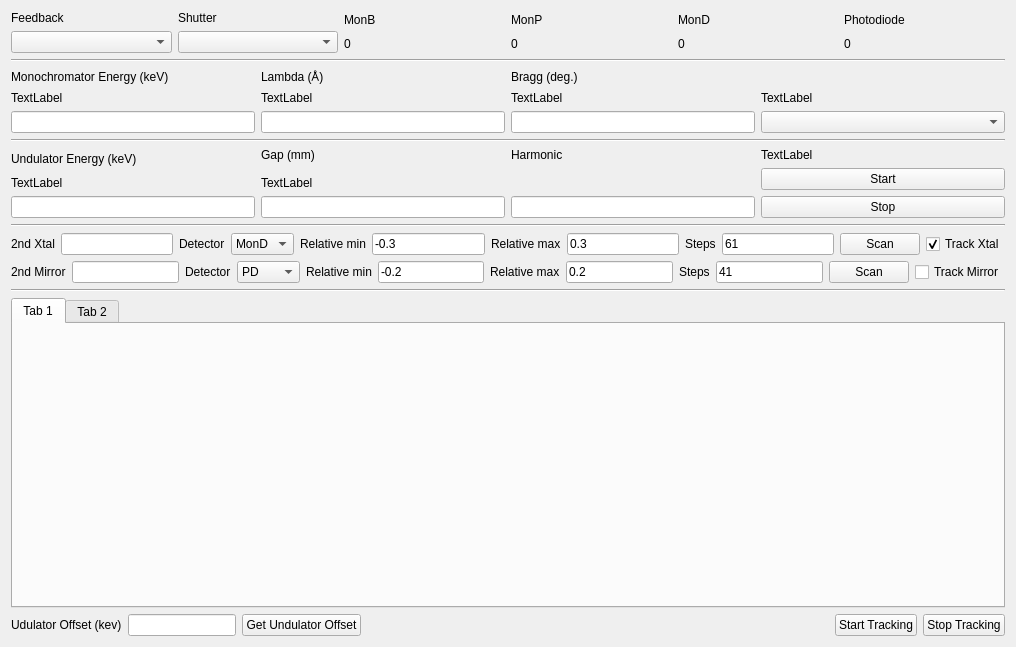
<?xml version="1.0" encoding="UTF-8"?>
<ui version="4.0">
 <class>Form</class>
 <widget class="QWidget" name="Form">
  <property name="geometry">
   <rect>
    <x>0</x>
    <y>0</y>
    <width>1016</width>
    <height>647</height>
   </rect>
  </property>
  <property name="windowTitle">
   <string>Form</string>
  </property>
  <layout class="QHBoxLayout" name="horizontalLayout_5">
   <item>
    <layout class="QVBoxLayout" name="verticalLayout">
     <item>
      <layout class="QHBoxLayout" name="horizontalLayout_4">
       <item>
        <layout class="QVBoxLayout" name="verticalLayout_2">
         <item>
          <widget class="QLabel" name="feedbackLabel">
           <property name="text">
            <string>Feedback</string>
           </property>
          </widget>
         </item>
         <item>
          <widget class="PVComboBox" name="feedbackComboBox"/>
         </item>
        </layout>
       </item>
       <item>
        <layout class="QVBoxLayout" name="verticalLayout_3">
         <item>
          <widget class="QLabel" name="shutterLlabel">
           <property name="text">
            <string>Shutter</string>
           </property>
          </widget>
         </item>
         <item>
          <widget class="PVComboBox" name="shutterComboBox"/>
         </item>
        </layout>
       </item>
       <item>
        <layout class="QVBoxLayout" name="verticalLayout_4">
         <item>
          <widget class="QLabel" name="monBLabel">
           <property name="text">
            <string>MonB</string>
           </property>
          </widget>
         </item>
         <item>
          <widget class="PVText" name="monBCountsLabel">
           <property name="text">
            <string>0</string>
           </property>
          </widget>
         </item>
        </layout>
       </item>
       <item>
        <layout class="QVBoxLayout" name="verticalLayout_7">
         <item>
          <widget class="QLabel" name="monPLabel">
           <property name="text">
            <string>MonP</string>
           </property>
          </widget>
         </item>
         <item>
          <widget class="PVText" name="monPCountsLabel">
           <property name="text">
            <string>0</string>
           </property>
          </widget>
         </item>
        </layout>
       </item>
       <item>
        <layout class="QVBoxLayout" name="verticalLayout_5">
         <item>
          <widget class="QLabel" name="monDLabel">
           <property name="text">
            <string>MonD</string>
           </property>
          </widget>
         </item>
         <item>
          <widget class="PVText" name="monDCountsLabel">
           <property name="text">
            <string>0</string>
           </property>
          </widget>
         </item>
        </layout>
       </item>
       <item>
        <layout class="QVBoxLayout" name="verticalLayout_6">
         <item>
          <widget class="QLabel" name="pdLabel">
           <property name="text">
            <string>Photodiode</string>
           </property>
          </widget>
         </item>
         <item>
          <widget class="PVText" name="pdCountsLabel">
           <property name="text">
            <string>0</string>
           </property>
          </widget>
         </item>
        </layout>
       </item>
      </layout>
     </item>
     <item>
      <widget class="Line" name="line">
       <property name="orientation">
        <enum>Qt::Horizontal</enum>
       </property>
      </widget>
     </item>
     <item>
      <layout class="QGridLayout" name="gridLayout">
       <item row="0" column="0">
        <widget class="QLabel" name="energyLabel">
         <property name="text">
          <string>Monochromator Energy (keV)</string>
         </property>
         <property name="alignment">
          <set>Qt::AlignLeading|Qt::AlignLeft|Qt::AlignVCenter</set>
         </property>
        </widget>
       </item>
       <item row="0" column="1">
        <widget class="QLabel" name="lambdaLabel">
         <property name="text">
          <string>&lt;html&gt;&lt;head/&gt;&lt;body&gt;&lt;p&gt;Lambda (Å)&lt;/p&gt;&lt;/body&gt;&lt;/html&gt;</string>
         </property>
         <property name="alignment">
          <set>Qt::AlignLeading|Qt::AlignLeft|Qt::AlignVCenter</set>
         </property>
        </widget>
       </item>
       <item row="0" column="2">
        <widget class="QLabel" name="braggLabel">
         <property name="text">
          <string>Bragg (deg.)</string>
         </property>
         <property name="alignment">
          <set>Qt::AlignLeading|Qt::AlignLeft|Qt::AlignVCenter</set>
         </property>
        </widget>
       </item>
       <item row="1" column="0">
        <widget class="PVText" name="energyRDBKLabel">
         <property name="text">
          <string>TextLabel</string>
         </property>
        </widget>
       </item>
       <item row="1" column="1">
        <widget class="PVText" name="lambdaRDBKLabel">
         <property name="text">
          <string>TextLabel</string>
         </property>
        </widget>
       </item>
       <item row="1" column="2">
        <widget class="PVText" name="braggRDBKLabel">
         <property name="text">
          <string>TextLabel</string>
         </property>
        </widget>
       </item>
       <item row="1" column="3">
        <widget class="PVText" name="monoStatusLabel">
         <property name="text">
          <string>TextLabel</string>
         </property>
        </widget>
       </item>
       <item row="2" column="0">
        <widget class="PVLineEdit" name="energyLineEdit">
         <property name="sizePolicy">
          <sizepolicy hsizetype="Preferred" vsizetype="Fixed">
           <horstretch>0</horstretch>
           <verstretch>0</verstretch>
          </sizepolicy>
         </property>
        </widget>
       </item>
       <item row="2" column="1">
        <widget class="PVLineEdit" name="lambdaLineEdit">
         <property name="sizePolicy">
          <sizepolicy hsizetype="Preferred" vsizetype="Fixed">
           <horstretch>0</horstretch>
           <verstretch>0</verstretch>
          </sizepolicy>
         </property>
        </widget>
       </item>
       <item row="2" column="2">
        <widget class="PVLineEdit" name="braggLineEdit">
         <property name="sizePolicy">
          <sizepolicy hsizetype="Preferred" vsizetype="Fixed">
           <horstretch>0</horstretch>
           <verstretch>0</verstretch>
          </sizepolicy>
         </property>
        </widget>
       </item>
       <item row="2" column="3">
        <widget class="PVComboBox" name="monoModeComboBox"/>
       </item>
      </layout>
     </item>
     <item>
      <widget class="Line" name="line_2">
       <property name="orientation">
        <enum>Qt::Horizontal</enum>
       </property>
      </widget>
     </item>
     <item>
      <layout class="QGridLayout" name="gridLayout_2">
       <item row="0" column="1">
        <widget class="QLabel" name="gapLabel">
         <property name="text">
          <string>Gap (mm)</string>
         </property>
        </widget>
       </item>
       <item row="2" column="1">
        <widget class="PVText" name="undulatorGapLabel">
         <property name="text">
          <string>TextLabel</string>
         </property>
        </widget>
       </item>
       <item row="2" column="0">
        <widget class="PVText" name="undulatorEnergyLabel">
         <property name="text">
          <string>TextLabel</string>
         </property>
        </widget>
       </item>
       <item row="3" column="1">
        <widget class="PVLineEdit" name="undulatorGapLineEdit">
         <property name="sizePolicy">
          <sizepolicy hsizetype="Preferred" vsizetype="Fixed">
           <horstretch>0</horstretch>
           <verstretch>0</verstretch>
          </sizepolicy>
         </property>
        </widget>
       </item>
       <item row="0" column="0" rowspan="2">
        <widget class="QLabel" name="harmonicLabel">
         <property name="text">
          <string>Undulator Energy (keV)</string>
         </property>
        </widget>
       </item>
       <item row="0" column="2">
        <widget class="QLabel" name="energylabel">
         <property name="text">
          <string>Harmonic</string>
         </property>
        </widget>
       </item>
       <item row="0" column="3">
        <widget class="PVText" name="undulatorStatusLabel">
         <property name="text">
          <string>TextLabel</string>
         </property>
        </widget>
       </item>
       <item row="1" column="3" rowspan="2">
        <widget class="QPushButton" name="undulatorStartPushButton">
         <property name="sizePolicy">
          <sizepolicy hsizetype="Preferred" vsizetype="Fixed">
           <horstretch>0</horstretch>
           <verstretch>0</verstretch>
          </sizepolicy>
         </property>
         <property name="text">
          <string>Start</string>
         </property>
        </widget>
       </item>
       <item row="3" column="2">
        <widget class="PVLineEdit" name="undulatorHarmonicLineEdit">
         <property name="sizePolicy">
          <sizepolicy hsizetype="Preferred" vsizetype="Fixed">
           <horstretch>0</horstretch>
           <verstretch>0</verstretch>
          </sizepolicy>
         </property>
        </widget>
       </item>
       <item row="3" column="3">
        <widget class="QPushButton" name="undulatorStopPushButton">
         <property name="sizePolicy">
          <sizepolicy hsizetype="Preferred" vsizetype="Fixed">
           <horstretch>0</horstretch>
           <verstretch>0</verstretch>
          </sizepolicy>
         </property>
         <property name="text">
          <string>Stop</string>
         </property>
        </widget>
       </item>
       <item row="3" column="0">
        <widget class="PVLineEdit" name="undulatorEnergyLineEdit">
         <property name="sizePolicy">
          <sizepolicy hsizetype="Preferred" vsizetype="Fixed">
           <horstretch>0</horstretch>
           <verstretch>0</verstretch>
          </sizepolicy>
         </property>
        </widget>
       </item>
      </layout>
     </item>
     <item>
      <widget class="Line" name="line_3">
       <property name="orientation">
        <enum>Qt::Horizontal</enum>
       </property>
      </widget>
     </item>
     <item>
      <layout class="QHBoxLayout" name="horizontalLayout">
       <item>
        <widget class="QLabel" name="xtalDACLabel">
         <property name="text">
          <string>2nd Xtal</string>
         </property>
        </widget>
       </item>
       <item>
        <widget class="PVLineEdit" name="xtalDACLineEdit"/>
       </item>
       <item>
        <widget class="QLabel" name="xtalDetectorLabel">
         <property name="text">
          <string>Detector</string>
         </property>
        </widget>
       </item>
       <item>
        <widget class="QComboBox" name="xtalDetectorComboBox">
         <item>
          <property name="text">
           <string>MonD</string>
          </property>
         </item>
         <item>
          <property name="text">
           <string>PD</string>
          </property>
         </item>
         <item>
          <property name="text">
           <string>MonB</string>
          </property>
         </item>
         <item>
          <property name="text">
           <string>MonP</string>
          </property>
         </item>
        </widget>
       </item>
       <item>
        <widget class="QLabel" name="xtalMinLabel">
         <property name="text">
          <string>Relative min</string>
         </property>
        </widget>
       </item>
       <item>
        <widget class="QLineEdit" name="xtalMinLineEdit">
         <property name="text">
          <string>-0.3</string>
         </property>
        </widget>
       </item>
       <item>
        <widget class="QLabel" name="xtalMaxLabel">
         <property name="text">
          <string>Relative max</string>
         </property>
        </widget>
       </item>
       <item>
        <widget class="QLineEdit" name="xtalMaxLineEdit">
         <property name="text">
          <string>0.3</string>
         </property>
        </widget>
       </item>
       <item>
        <widget class="QLabel" name="xtalStepsLabel">
         <property name="text">
          <string>Steps</string>
         </property>
        </widget>
       </item>
       <item>
        <widget class="QLineEdit" name="xtalStepsLineEdit">
         <property name="text">
          <string>61</string>
         </property>
        </widget>
       </item>
       <item>
        <widget class="QPushButton" name="xtalScanPushButton">
         <property name="text">
          <string>Scan</string>
         </property>
        </widget>
       </item>
       <item>
        <widget class="QCheckBox" name="trackXtalCheckBox">
         <property name="text">
          <string>Track Xtal</string>
         </property>
         <property name="checked">
          <bool>true</bool>
         </property>
        </widget>
       </item>
      </layout>
     </item>
     <item>
      <layout class="QHBoxLayout" name="horizontalLayout_2">
       <item>
        <widget class="QLabel" name="mirrorLabel">
         <property name="text">
          <string>2nd Mirror</string>
         </property>
        </widget>
       </item>
       <item>
        <widget class="PVLineEdit" name="mirrorDACLineEdit"/>
       </item>
       <item>
        <widget class="QLabel" name="mirrorDetectorLabel">
         <property name="text">
          <string>Detector</string>
         </property>
        </widget>
       </item>
       <item>
        <widget class="QComboBox" name="mirrorDetectorComboBox">
         <item>
          <property name="text">
           <string>PD</string>
          </property>
         </item>
         <item>
          <property name="text">
           <string>MonD</string>
          </property>
         </item>
         <item>
          <property name="text">
           <string>MonP</string>
          </property>
         </item>
         <item>
          <property name="text">
           <string>MonB</string>
          </property>
         </item>
        </widget>
       </item>
       <item>
        <widget class="QLabel" name="mirrorMinLabel">
         <property name="text">
          <string>Relative min</string>
         </property>
        </widget>
       </item>
       <item>
        <widget class="QLineEdit" name="mirrorMinLineEdit">
         <property name="text">
          <string>-0.2</string>
         </property>
        </widget>
       </item>
       <item>
        <widget class="QLabel" name="mirrorMaxLabel">
         <property name="text">
          <string>Relative max</string>
         </property>
        </widget>
       </item>
       <item>
        <widget class="QLineEdit" name="mirrorMaxLineEdit">
         <property name="text">
          <string>0.2</string>
         </property>
        </widget>
       </item>
       <item>
        <widget class="QLabel" name="mirrorStepsLabel">
         <property name="text">
          <string>Steps</string>
         </property>
        </widget>
       </item>
       <item>
        <widget class="QLineEdit" name="mirrorStepsLineEdit">
         <property name="text">
          <string>41</string>
         </property>
        </widget>
       </item>
       <item>
        <widget class="QPushButton" name="mirrorScanPushButton">
         <property name="text">
          <string>Scan</string>
         </property>
        </widget>
       </item>
       <item>
        <widget class="QCheckBox" name="trackMirrorCheckBox">
         <property name="text">
          <string>Track Mirror</string>
         </property>
         <property name="checked">
          <bool>false</bool>
         </property>
        </widget>
       </item>
      </layout>
     </item>
     <item>
      <widget class="Line" name="line_4">
       <property name="orientation">
        <enum>Qt::Horizontal</enum>
       </property>
      </widget>
     </item>
     <item>
      <widget class="QTabWidget" name="tabWidget">
       <property name="currentIndex">
        <number>0</number>
       </property>
       <widget class="PlotWidget" name="xtalPlotTab">
        <attribute name="title">
         <string>Tab 1</string>
        </attribute>
       </widget>
       <widget class="PlotWidget" name="mirrorPlotTab">
        <attribute name="title">
         <string>Tab 2</string>
        </attribute>
       </widget>
      </widget>
     </item>
     <item>
      <layout class="QHBoxLayout" name="horizontalLayout_3">
       <item>
        <widget class="QLabel" name="udulatorOffsetLabel">
         <property name="text">
          <string>Udulator Offset (kev)</string>
         </property>
        </widget>
       </item>
       <item>
        <widget class="QLineEdit" name="undulatorOffsetLineEdit">
         <property name="sizePolicy">
          <sizepolicy hsizetype="Preferred" vsizetype="Fixed">
           <horstretch>0</horstretch>
           <verstretch>0</verstretch>
          </sizepolicy>
         </property>
        </widget>
       </item>
       <item>
        <widget class="QPushButton" name="getUndulatorOffsetPushButton">
         <property name="text">
          <string>Get Undulator Offset</string>
         </property>
        </widget>
       </item>
       <item>
        <spacer name="horizontalSpacer">
         <property name="orientation">
          <enum>Qt::Horizontal</enum>
         </property>
         <property name="sizeHint" stdset="0">
          <size>
           <width>40</width>
           <height>20</height>
          </size>
         </property>
        </spacer>
       </item>
       <item>
        <widget class="QPushButton" name="startTrackingPushButton">
         <property name="text">
          <string>Start Tracking</string>
         </property>
        </widget>
       </item>
       <item>
        <widget class="QPushButton" name="stopTrackingPushButton">
         <property name="text">
          <string>Stop Tracking</string>
         </property>
        </widget>
       </item>
      </layout>
     </item>
    </layout>
   </item>
  </layout>
 </widget>
 <customwidgets>
  <customwidget>
   <class>PVLineEdit</class>
   <extends>QLineEdit</extends>
   <header>pyepics_Qt</header>
  </customwidget>
  <customwidget>
   <class>PVText</class>
   <extends>QLabel</extends>
   <header>pyepics_Qt</header>
  </customwidget>
  <customwidget>
   <class>PVComboBox</class>
   <extends>QComboBox</extends>
   <header>pyepics_Qt</header>
  </customwidget>
  <customwidget>
   <class>PlotWidget</class>
   <extends>QWidget</extends>
   <header>PlotWidget</header>
   <container>1</container>
  </customwidget>
 </customwidgets>
 <resources/>
 <connections/>
</ui>
